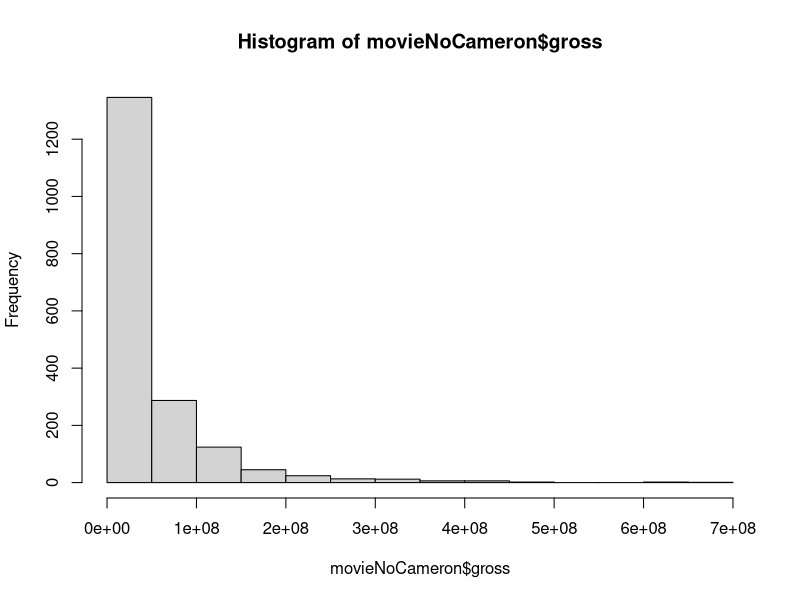
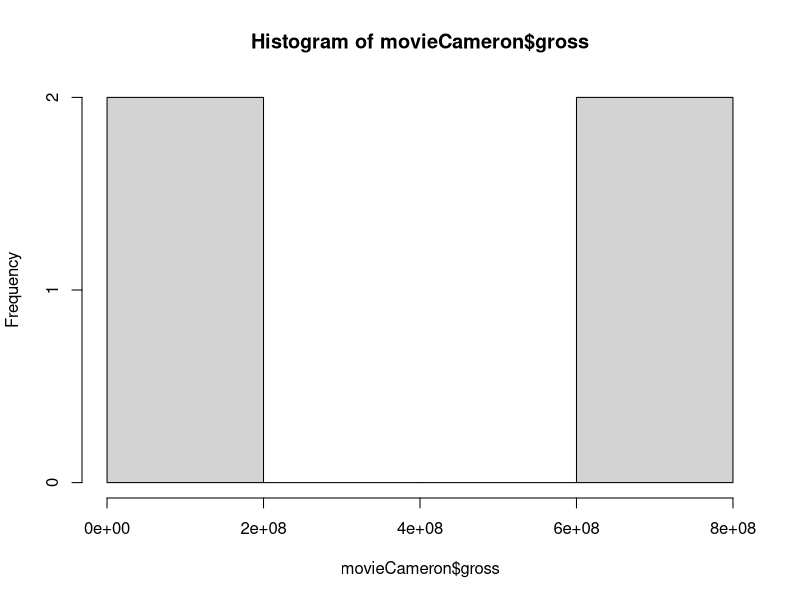

These charts were generated, in order, by the following R code:
## ---- chunk 1

movieRaw <- read.csv("movie_metadata_genre_FORCLASS.csv", header = TRUE, dec = ".")

movieCameron <- movieRaw[movieRaw$director_name == "JamesCameron",]

movieNoCameron <- movieRaw[movieRaw$director_name != "JamesCameron",]

t.test(movieCameron$gross, movieNoCameron$gross, var.equal = F)

hist(movieNoCameron$gross)
hist(movieCameron$gross)
